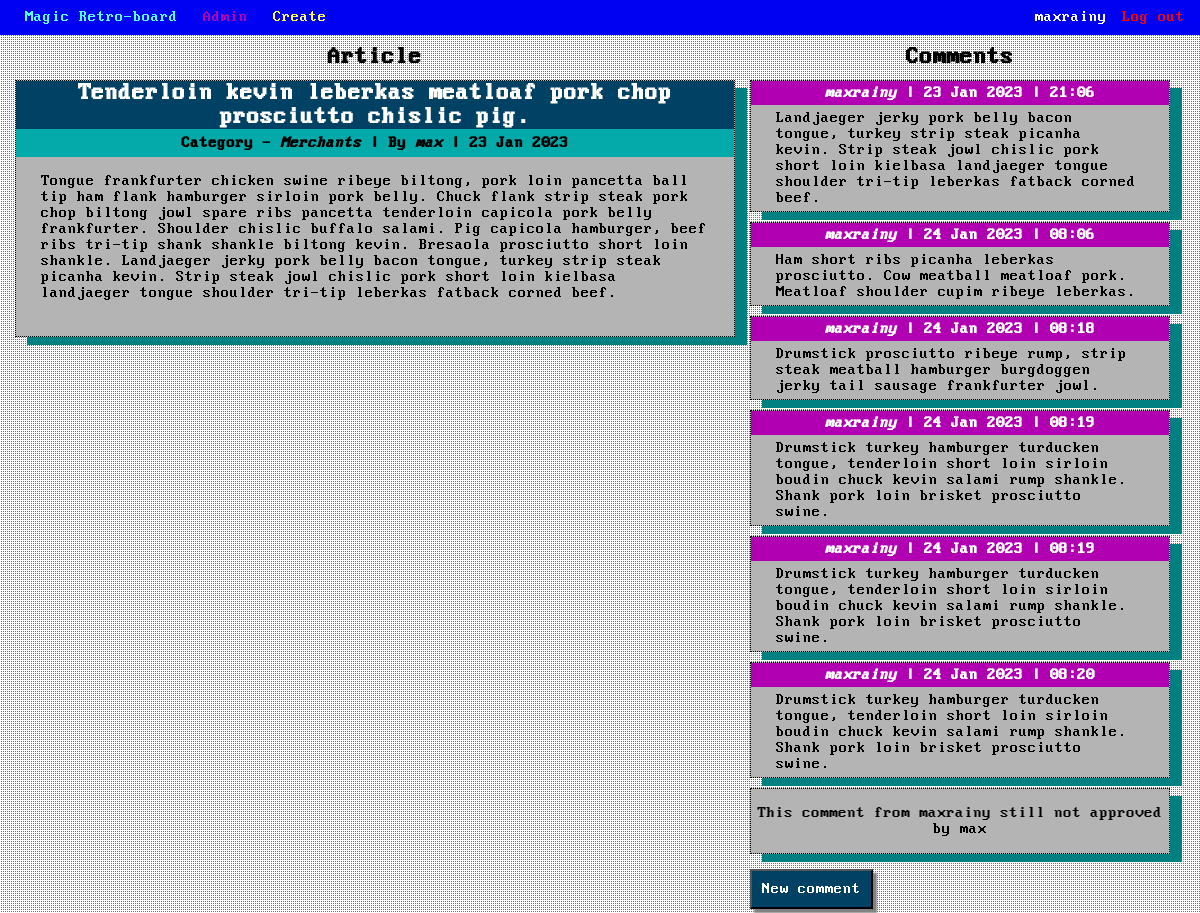
Page /news/2 (signed in) on the committed database.
### board/models.py (models this page shows, shortened)
class Post(models.Model):
    title = models.CharField(max_length=255)  # title column
    text = RichTextUploadingField()  # text column
    created = models.DateTimeField(auto_now_add=True)
    category = models.ForeignKey(Category, on_delete=models.CASCADE, related_name='post_category')  # o-t-o - Category
    author = models.ForeignKey(User, on_delete=models.CASCADE, related_name='post_user')  # o-t-o with User

class Category(models.Model):
    name = models.CharField(unique=True, max_length=100)
    def __str__(self):
        return f'{self.name}'

class Comment(models.Model):
    author = models.ForeignKey(User, on_delete=models.CASCADE, related_name='comment_user')
    text = models.TextField(max_length=255)  # simple text field to contain the comment
    post = models.ForeignKey(Post, on_delete=models.CASCADE, related_name='comment_post')  # o-t-o with Post
    rating = models.IntegerField(default=0)  # rating of the comment, starts from 0 initially
    created = models.DateTimeField(auto_now_add=True)  # time-field with automatically managed creation time
    approved = models.BooleanField(default=False)  # to check whether comment approved by the post author or not

### board/views.py (the view)
# urls.py: path('<int:pk>', (PostDetail.as_view()), name='post_detail'),
class PostDetail(DetailView):
    model = Post
    template_name = 'post_detail.html'
    context_object_name = 'post_detail'
    def get_context_data(self, **kwargs):
        context = super(PostDetail, self).get_context_data(**kwargs)
        comments = list(
            Comment.objects.filter(post_id=self.kwargs["pk"]).values(
                'id',
                'text',
                'author__username',
                'created',
                'approved',
            )
        )
        if comments:
            context['comments'] = {
                'text': comments,
            }
        return context

### templates/post_detail.html (shortened to what this page needs)
{% extends 'flatpages/index.html' %}
{% load static %}
{% block content %}
<div class="full-height row">
    <div class="column-post">
            <h2 class="comment-heading">
                Article
            </h2>
            <div class="shadow-post dotted">
                <h2 class="title">
                    {{ post_detail.title }}
                </h2>
                <h5 class="author-cat">
                    Category - <i>{{ post_detail.category }} </i> |
                    By <i>{{ post_detail.author.username }}</i> |
                    {{ post_detail.created|date:'d M Y' }}
                </h5>
                <div class="post-text">
                    <div>
                        {{ post_detail.text|safe }}
                    </div>
                </div>
            </div>
    </div>
    <div class="column-comment">
        {% if comments %}
                <h2 class="comment-heading">
                    Comments
                </h2>
            {% for comment in comments.text %}
                {% if comment.approved %}
                    <div class="shadow-comment dotted">
                        <h4 class="author">
                            <i>{{ comment.author__username }}</i> |
                            {{ comment.created|date:'d M Y' }} |
                            {{ comment.created|date:'H:i' }}
                        </h4>
                        <div class="comment-text">
                            {{ comment.text }}
                        </div>
                    </div>
                {% else %}
                    <div class="shadow-comment dotted" style="text-align:center;">
                        <p>
                            This comment from {{ comment.author__username }} still not approved by {{ post_detail.author.username }}
                        </p>
                    </div>
                {% endif %}
            {% endfor %}
        {% else %}
            <div>
                <h2>
                    No comments
                </h2>
            </div>
        {% endif %}
        <button class="button-new" form="new_com">  New comment  </button>
    </div>
</div>
{% endblock content %}

### templates/flatpages/index.html (shortened to what this page needs)
<!DOCTYPE html>
{% load static %}
<html lang="en">
    <head>
        <link href="{% static 'css/styles.css' %}" rel="stylesheet" />
    </head>
    <body>
        <div class="nav">
            <a class="nav-left" href="/news/" style="color:#53ffff; margin-left:25px;">
                Magic Retro-board
            </a>
            {% if user.is_superuser %}
                <a class="nav-left" href="/admin/" style="color:#b100b2;">
                    Admin
                </a>
            {% endif %}
                <a class="nav-left" href="/news/create/" style="color: #ffff53;">
                    Create
                </a>
            {% if user.is_authenticated %}
                <a class="logout nav-right" href="/accounts/logout/" >
                    Log out
                </a>
                <a class="nav-right" href="/profile/">
                    {{ user }}
                </a>
            {% endif %}
        </div>
        {% block content %}{% endblock content %}
    </body>
</html>

### static/css/styles.css (style rules this page uses)
.logout { color: red !important; }
html, body { margin: 0px; background-image: radial-gradient(circle at 2px 2px, #00a0a0 1px, transparent 0); background-size: 2px 2px; }
h1, h2, h3, h4, h5, h6, div, span, form, button, input, select, textarea { font-family: dos; }
.nav { background-color: #0000f3; position: sticky; top: 0; height: 35px; line-height: 35px; }
.nav-left { float: left; margin-left: 25px; }
.nav-right { float: right; padding-right: 15px; }
a:link { color: white; text-decoration: none; }
.column-post { float: left; margin-left: 15px; width: 60%; }
.column-comment { margin-left: 15px; float: left; width: 35%; height: 100%; }
.row:after { content: ""; display: table; clear: both; }
.author { margin-top: 0px; margin-bottom: 5px; height: auto; background-color: #b100b2; text-align: center; padding-top:4px; padding-bottom:4px; color: white; }
.author-cat { padding-top:4px; padding-bottom:4px; margin-top:0; margin-bottom:0; height: auto; font-size:16px; background-color: #04a9aa; line-height: 20px; text-align: center; color: black; }
.title { margin-top: 0px; background-color: #004164; text-align: center; padding-top:0; color: white; margin-bottom: 0; }
.full-height { height: auto; }
.shadow-comment { margin-bottom: 10px; border: 1px, black, solid; box-shadow: 12px 8px teal; background-color: #b4b4b4; }
.shadow-post { margin-bottom: 10px; border: 1px, black, solid; box-shadow: 12px 8px teal; background-color: #b4b4b4; }
.dotted { border-style: dotted; }
.comment-heading { height: 15px; margin-top:10px; text-align: center; }
.button-new { background-color: #004164; color: white; padding: 10px; vertical-align: top; box-shadow: 4px 4px 2px gray; margin: 5px 10px 4px 0px; font-size:16px; }
.comment-text { padding-left: 25px; padding-right: 25px; margin-bottom: 5px; }
.post-text { margin-top:0px; margin-bottom: 15px; padding-left: 25px; padding-right: 25px; padding-bottom:4px; }

### rows in the picture
Post: title "Tenderloin kevin leberkas meatloaf pork chop prosciutto chislic pig.", category "Merchants", author.username "max", created "23 Jan 2023", text "Tongue frankfurter chicken swine ribeye biltong, pork loin pancetta ball tip ham flank hamburger sirloin pork belly. Chuck flank strip steak pork chop biltong jowl spare ribs pancetta tenderloin capicola pork belly frankfurter. Shoulder chislic buffalo salami. Pig capicola hamburger, beef ribs tri-tip shank shankle biltong kevin. Bresaola prosciutto short loin shankle. Landjaeger jerky pork belly bacon tongue, turkey strip steak picanha kevin. Strip steak jowl chislic pork short loin kielbasa landjaeger tongue shoulder tri-tip leberkas fatback corned beef."
Comment: author__username "maxrainy", created "23 Jan 2023", created "21:06", text "Landjaeger jerky pork belly bacon tongue, turkey strip steak picanha kevin. Strip steak jowl chislic pork short loin kielbasa landjaeger tongue shoulder tri-tip leberkas fatback corned beef."
Comment: author__username "maxrainy", created "24 Jan 2023", created "08:06", text "Ham short ribs picanha leberkas prosciutto. Cow meatball meatloaf pork. Meatloaf shoulder cupim ribeye leberkas."
Comment: author__username "maxrainy", created "24 Jan 2023", created "08:18", text "Drumstick prosciutto ribeye rump, strip steak meatball hamburger burgdoggen jerky tail sausage frankfurter jowl."
Comment: author__username "maxrainy", created "24 Jan 2023", created "08:19", text "Drumstick turkey hamburger turducken tongue, tenderloin short loin sirloin boudin chuck kevin salami rump shankle. Shank pork loin brisket prosciutto swine."
Comment: author__username "maxrainy", created "24 Jan 2023", created "08:19", text "Drumstick turkey hamburger turducken tongue, tenderloin short loin sirloin boudin chuck kevin salami rump shankle. Shank pork loin brisket prosciutto swine."
Comment: author__username "maxrainy", created "24 Jan 2023", created "08:20", text "Drumstick turkey hamburger turducken tongue, tenderloin short loin sirloin boudin chuck kevin salami rump shankle. Shank pork loin brisket prosciutto swine."
Comment: author__username "maxrainy"

### other values in the picture
{{ user }} "maxrainy"
